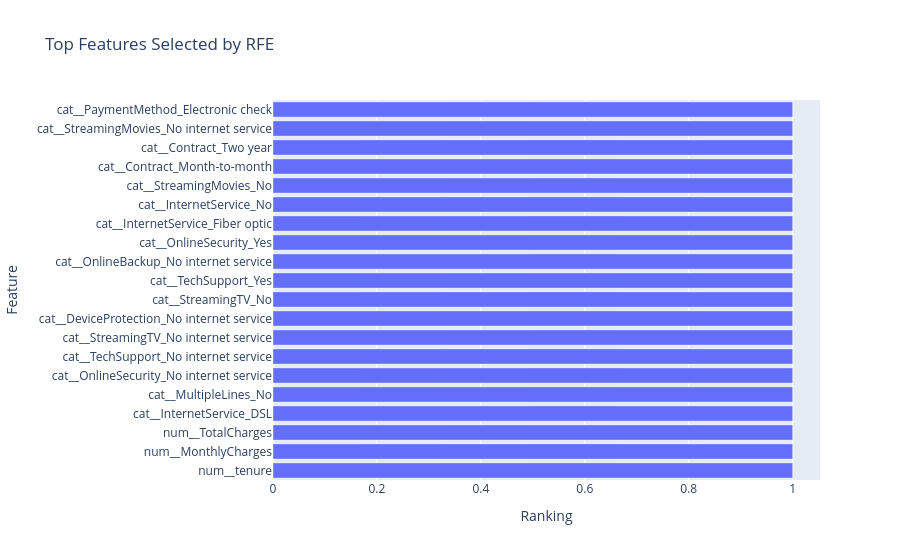

Notebook cell for this chart:
### Code cell
top_rfe = rfe_features.head(20)

fig = px.bar(
    top_rfe,
    x="Ranking",
    y="Feature",
    orientation="h",
    title="Top Features Selected by RFE"
)

fig.write_image(
    "../screenshots/rfe_features.png"
)
fig.show()

### Figure 1 — Plotly figure (JSON) as saved in the notebook; plotly's stock layout.template omitted (floating-point values rounded to 4 significant figures)
{"data": [{"hovertemplate": "Ranking=%{x}<br>Feature=%{y}<extra></extra>", "legendgroup": "", "marker": {"color": "#636efa", "pattern": {"shape": ""}}, "name": "", "orientation": "h", "showlegend": false, "textposition": "auto", "type": "bar", "x": [1, 1, 1, 1, 1, 1, 1, 1, 1, 1, 1, 1, 1, 1, 1, 1, 1, 1, 1, 1], "xaxis": "x", "y": ["num__tenure", "num__MonthlyCharges", "num__TotalCharges", "cat__InternetService_DSL", "cat__MultipleLines_No", "cat__OnlineSecurity_No internet service", "cat__TechSupport_No internet service", "cat__StreamingTV_No internet service", "cat__DeviceProtection_No internet service", "cat__StreamingTV_No", "cat__TechSupport_Yes", "cat__OnlineBackup_No internet service", "cat__OnlineSecurity_Yes", "cat__InternetService_Fiber optic", "cat__InternetService_No", "cat__StreamingMovies_No", "cat__Contract_Month-to-month", "cat__Contract_Two year", "cat__StreamingMovies_No internet service", "cat__PaymentMethod_Electronic check"], "yaxis": "y"}], "layout": {"barmode": "relative", "legend": {"tracegroupgap": 0}, "title": {"text": "Top Features Selected by RFE"}, "xaxis": {"anchor": "y", "domain": [0, 1], "title": {"text": "Ranking"}}, "yaxis": {"anchor": "x", "domain": [0, 1], "title": {"text": "Feature"}}}}
